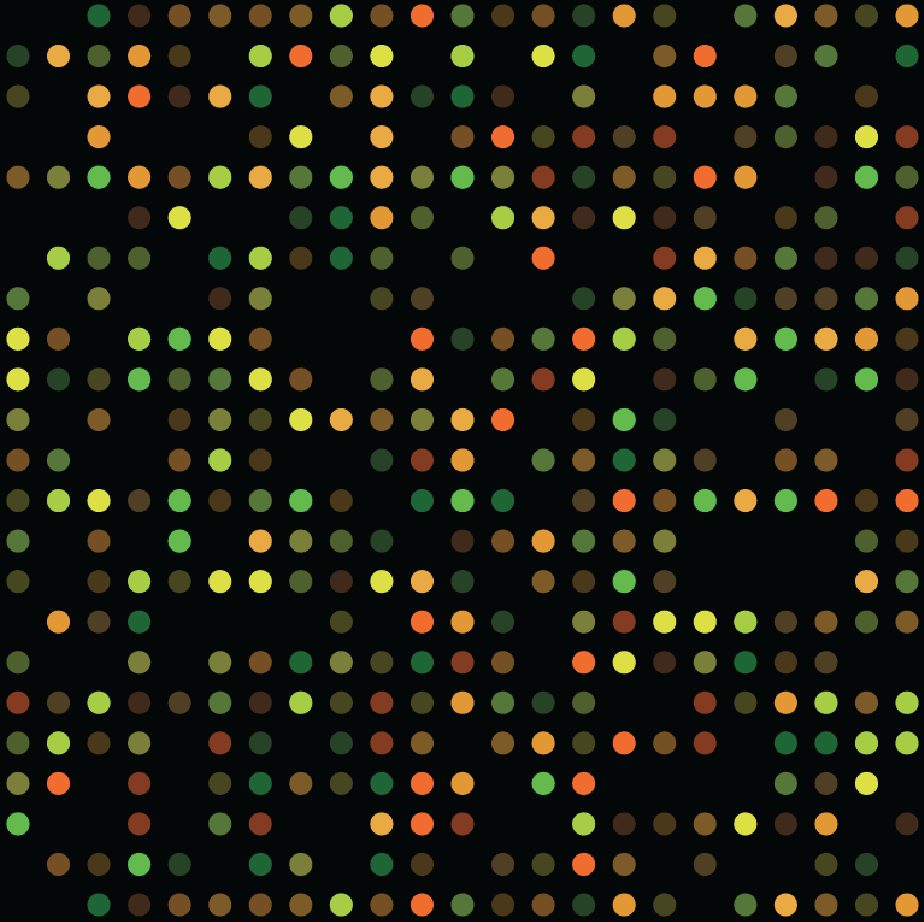
#> input picture learn_py/array.png, 924 x 922 px
$ python convert_gray.py
#> lines starting #> are read from the running program, lines starting #| are printed output that depends on the picture
import numpy as np
import cv2
from matplotlib import pyplot as plt

em = cv2.imread("array.png")
#> em is the input picture: shape (922, 924, 3); mean B, G, R 15, 27.3, 26.9
em = cv2.cvtColor(em,cv2.COLOR_BGR2GRAY)
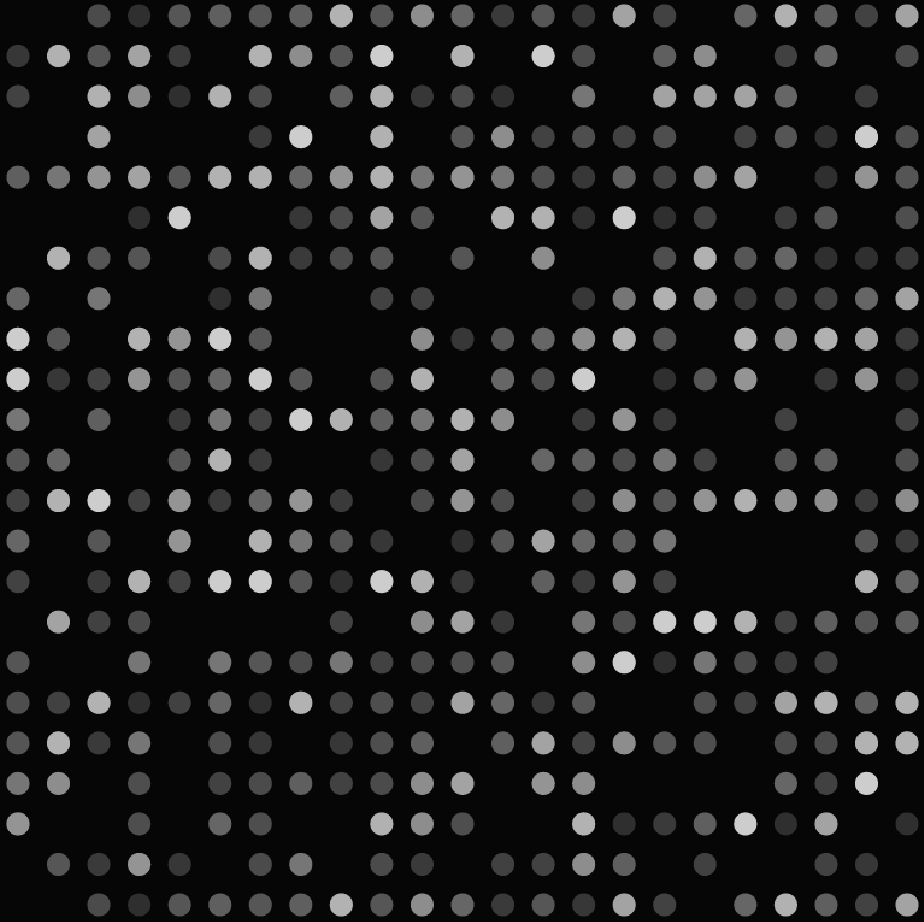
#> em: shape (922, 924); min 6, max 205, mean 25.7

cv2.imshow("em", em)
